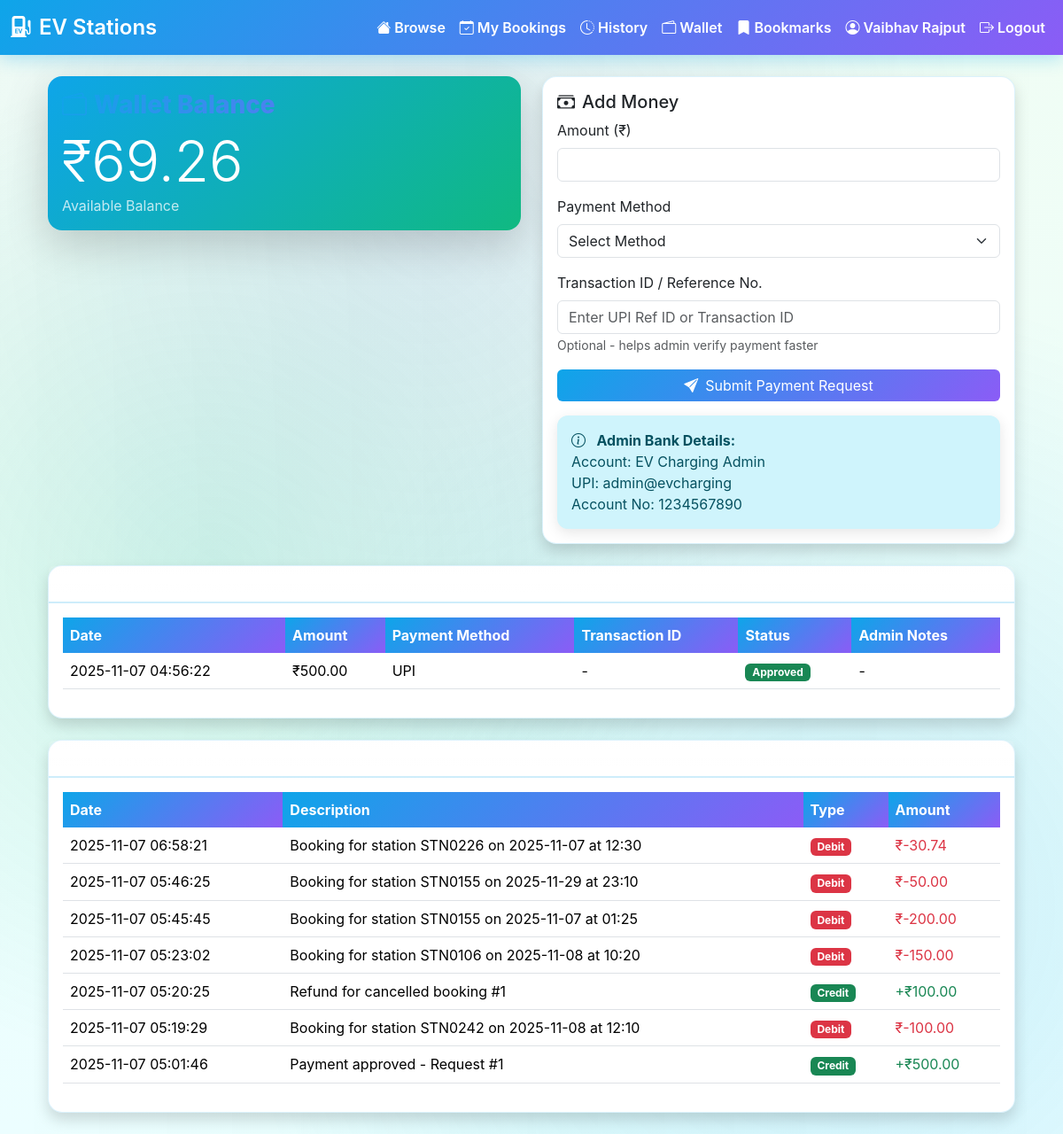
Before: /wallet (signed in) with the older database file.
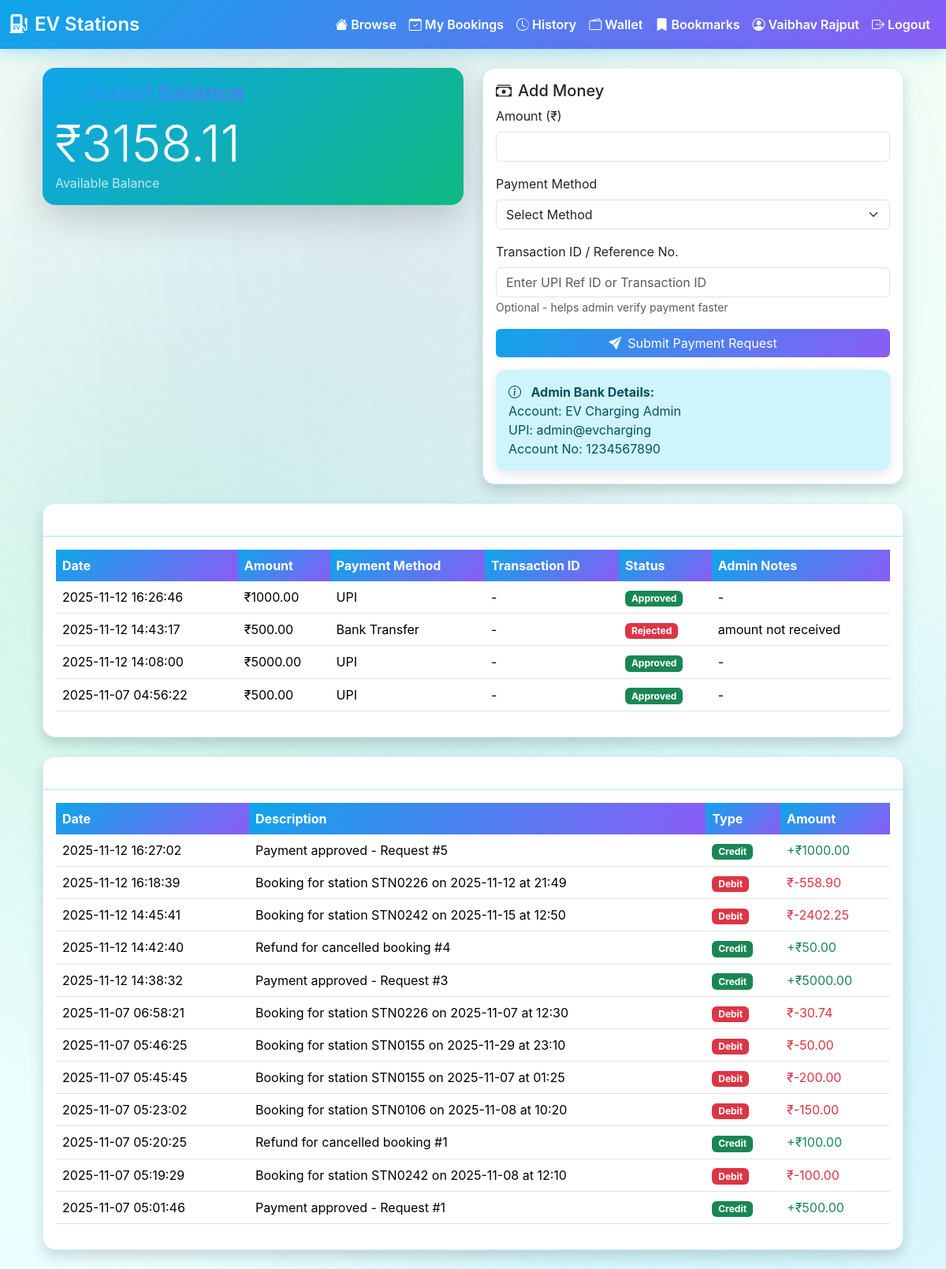
After: the same page with the newer database file.
### tables this page shows
CREATE TABLE wallets (
  id INTEGER PRIMARY KEY AUTOINCREMENT,
  user_id INTEGER UNIQUE NOT NULL,
  balance REAL DEFAULT 0.0,
  updated_at TIMESTAMP DEFAULT CURRENT_TIMESTAMP,
  FOREIGN KEY (user_id) REFERENCES users(id)
);

CREATE TABLE payment_requests (
  id INTEGER PRIMARY KEY AUTOINCREMENT,
  user_id INTEGER NOT NULL,
  amount REAL NOT NULL,
  transaction_id TEXT,
  payment_method TEXT,
  status TEXT DEFAULT 'pending',
  admin_notes TEXT,
  created_at TIMESTAMP DEFAULT CURRENT_TIMESTAMP,
  verified_at TIMESTAMP,
  FOREIGN KEY (user_id) REFERENCES users(id)
);

CREATE TABLE wallet_transactions (
  id INTEGER PRIMARY KEY AUTOINCREMENT,
  user_id INTEGER NOT NULL,
  amount REAL NOT NULL,
  transaction_type TEXT NOT NULL,
  description TEXT,
  booking_id INTEGER,
  created_at TIMESTAMP DEFAULT CURRENT_TIMESTAMP,
  FOREIGN KEY (user_id) REFERENCES users(id),
  FOREIGN KEY (booking_id) REFERENCES bookings(id)
);

### flask_app/routes.py (the view)
@bp.route("/wallet")
def user_wallet():
    if not f.session.get("user_id"):
        f.flash("Please login", "warning")
        return f.redirect(f.url_for("main.user_login"))
    user_id = f.session.get("user_id")
    wallet = get_or_create_wallet(user_id)
    transactions = get_wallet_transactions(user_id)
    payment_requests = get_user_payment_requests(user_id)
    return f.render_template("user_wallet.html",
                           wallet=wallet,
                           transactions=transactions,
                           payment_requests=payment_requests)

### app_db.py (called while the page is built, shortened)
def get_conn():
    DB_PATH.parent.mkdir(parents=True, exist_ok=True)
    return sqlite3.connect(DB_PATH)

def get_or_create_wallet(user_id: int) -> Dict[str, Any]:
    with get_conn() as conn:
        cursor = conn.execute(
            "SELECT * FROM wallets WHERE user_id = ?",
            (user_id,)
        )
        wallet = cursor.fetchone()
        return {
            'id': wallet[0],
            'user_id': wallet[1],
            'balance': wallet[2],
            'updated_at': wallet[3]
        }

def get_wallet_transactions(user_id: int, limit: int = 20) -> List[Dict[str, Any]]:
    with get_conn() as conn:
        cursor = conn.execute(
            "SELECT * FROM wallet_transactions WHERE user_id = ? ORDER BY created_at DESC LIMIT ?",
            (user_id, limit)
        )
        transactions = cursor.fetchall()
    return [
        {
            'id': t[0],
            'amount': t[2],
            'transaction_type': t[3],
            'description': t[4],
            'booking_id': t[5],
            'created_at': t[6]
        }
        for t in transactions
    ]

### templates/user_wallet.html (shortened to what the changed rows need)
{% extends "base.html" %}
{% block content %}
<div class="container mt-4">
  <div class="row">
    <div class="col-md-6 mb-4">
      <div class="card shadow-lg border-0" style="background: linear-gradient(135deg, #0ea5e9 0%, #10b981 100%);">
        <div class="card-body text-white">
          <h3><i class="bi bi-wallet2 me-2"></i>Wallet Balance</h3>
          <h1 class="display-3 mb-0">₹{{ "%.2f"|format(wallet.balance) }}</h1>
          <p class="mb-0 opacity-75">Available Balance</p>
        </div>
      </div>
    </div>
  </div>
  {% if payment_requests %}
  <div class="card shadow mb-4">
    <div class="card-body">
      <div class="table-responsive">
        <table class="table table-hover">
          <thead>
            <tr>
              <th>Date</th>
              <th>Amount</th>
              <th>Payment Method</th>
              <th>Transaction ID</th>
              <th>Status</th>
              <th>Admin Notes</th>
            </tr>
          </thead>
          <tbody>
            {% for req in payment_requests %}
            <tr>
              <td>{{ req.created_at }}</td>
              <td>₹{{ "%.2f"|format(req.amount) }}</td>
              <td>{{ req.payment_method or '-' }}</td>
              <td>{{ req.transaction_id or '-' }}</td>
              <td>
                {% if req.status == 'pending' %}
                  <span class="badge bg-warning text-dark">Pending</span>
                {% elif req.status == 'approved' %}
                  <span class="badge bg-success">Approved</span>
                {% else %}
                  <span class="badge bg-danger">Rejected</span>
                {% endif %}
              </td>
              <td>{{ req.admin_notes or '-' }}</td>
            </tr>
            {% endfor %}
          </tbody>
        </table>
      </div>
    </div>
  </div>
  {% endif %}
  <div class="card shadow">
    <div class="card-body">
      {% if transactions %}
      <div class="table-responsive">
        <table class="table table-hover">
          <thead>
            <tr>
              <th>Date</th>
              <th>Description</th>
              <th>Type</th>
              <th>Amount</th>
            </tr>
          </thead>
          <tbody>
            {% for txn in transactions %}
            <tr>
              <td>{{ txn.created_at }}</td>
              <td>{{ txn.description or 'Transaction' }}</td>
              <td>
                {% if txn.transaction_type == 'credit' %}
                  <span class="badge bg-success">Credit</span>
                {% else %}
                  <span class="badge bg-danger">Debit</span>
                {% endif %}
              </td>
              <td class="{% if txn.transaction_type == 'credit' %}text-success{% else %}text-danger{% endif %}">
                {% if txn.transaction_type == 'credit' %}+{% endif %}₹{{ "%.2f"|format(txn.amount) }}
              </td>
            </tr>
            {% endfor %}
          </tbody>
        </table>
      </div>
      {% else %}
      <p class="text-muted text-center mb-0">No transactions yet</p>
      {% endif %}
    </div>
  </div>
</div>
{% endblock %}

Changed rows visible on the page:
changed wallets: balance "69.26" → "3158.11"
added payment_requests: created_at "2025-11-12 16:26:46", amount "1000.00", payment_method "UPI", transaction "-", status "Approved", admin_notes "-"
added payment_requests: created_at "2025-11-12 14:43:17", amount "500.00", payment_method "Bank Transfer", transaction "-", status "Rejected", admin_notes "amount not received"
added payment_requests: created_at "2025-11-12 14:08:00", amount "5000.00", payment_method "UPI", transaction "-", status "Approved", admin_notes "-"
added wallet_transactions: created_at "2025-11-12 16:27:02", description "Payment approved - Request #5", transaction_type "Credit", amount "1000.00"
added wallet_transactions: created_at "2025-11-12 16:18:39", description "Booking for station STN0226 on 2025-11-12 at 21:49", transaction_type "Debit", amount "-558.90"
added wallet_transactions: created_at "2025-11-12 14:45:41", description "Booking for station STN0242 on 2025-11-15 at 12:50", transaction_type "Debit", amount "-2402.25"
added wallet_transactions: created_at "2025-11-12 14:42:40", description "Refund for cancelled booking #4", transaction_type "Credit", amount "50.00"
added wallet_transactions: created_at "2025-11-12 14:38:32", description "Payment approved - Request #3", transaction_type "Credit", amount "5000.00"
